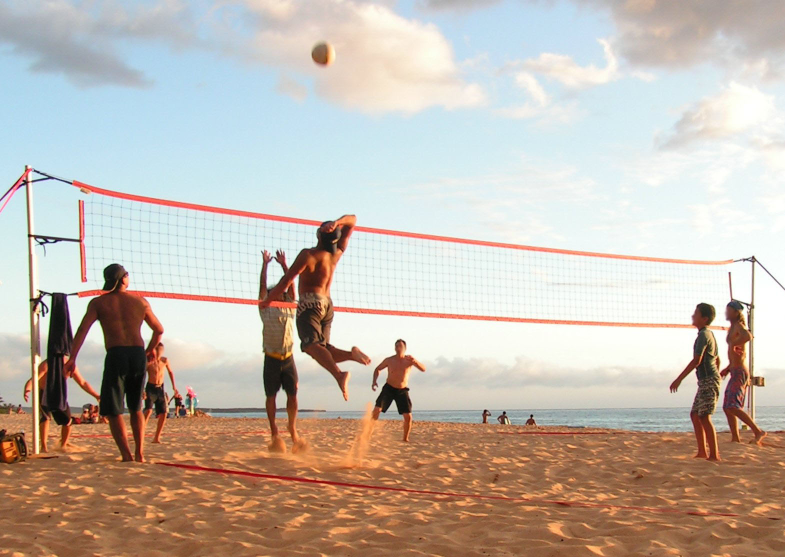
#> input picture PROJEKT_01/volleyball.png, 1570 x 1114 px (shown at 1/2 size); the run also reads 1 picture not shown here
$ python project_01.py
#> lines starting #> are read from the running program, lines starting #| are printed output that depends on the picture
# Daniel Wielgosz, projekt_01

import cv2
import os

# zwraca ilość zdjęć w folderze
def get_nr_of_images(folder_name):
    img_counter = 0

    for path in os.listdir(folder_name):
        if os.path.isfile(os.path.join(folder_name, path)):
            img_counter += 1

    return img_counter


# oblicza iloczyny dające podaną wartość
def find_factors(n):
    factors = []

    for i in range(1, n+1):
        if n % i == 0:
            factors.append(i)

    return factors


# z podanego obrazka oblicza ilość zdjęć na szerokość i wysokość
def divide_size_by_images_nr(image, nr_images):
#> called with image = 'volleyball.png', nr_images = 4
    org_photo = cv2.imread(image)
#> org_photo is the input picture: shape (1114, 1570, 3); mean B, G, R 173.5, 183.9, 195.7

    # odczytuje rozmiary oryginalnego obrazka
    # dimensions = org_photo.shape
    p_height = org_photo.shape[0]
#> p_height = 1114
    p_width = org_photo.shape[1]
#> p_width = 1570

    # obliczam ratio obrazka głównego
    photo_ratio = p_width / p_height
#> photo_ratio = 1.41
    # print("ratio: ", photo_ratio)

    # znajduje iloczyny dla podanej ilosci obrazkow
    nr_images_factors = find_factors(nr_images)

    # znajduje najlepsze wartości z listy iloczynów, których ratio zblizone jest do ratio obrazka gł
    min_ratio_differ = nr_images_factors[len(nr_images_factors)-1] / nr_images_factors[0]
    factor1 = 0
    factor2 = 0
    for i in range((len(nr_images_factors)//2)):
        if nr_images_factors[i] > nr_images_factors[len(nr_images_factors)-1-i]:
            test_ratio = nr_images_factors[i] / nr_images_factors[len(nr_images_factors)-1-i]
        else:
            test_ratio = nr_images_factors[len(nr_images_factors)-1-i] / nr_images_factors[i]

        differ = abs(photo_ratio - test_ratio)
        if differ < min_ratio_differ:
            min_ratio_differ = differ
            factor1 = nr_images_factors[i]
            factor2 = nr_images_factors[len(nr_images_factors)-1-i]
#> after the loop, factor1 = 1; factor2 = 4; min_ratio_differ = 2.59

    if p_width > p_height:
        return factor2, factor1
    else:
        return factor1, factor2


# zwraca wysokość i szerokość małego obrazka w moizaice na podstawie ilości zdj per wiersz i kolumna
def get_single_image_size(image, factor_w, factor_h):
    org_photo = cv2.imread(image)

    # odczytuje rozmiary oryginalnego obrazka
    p_height = org_photo.shape[0]
    p_width = org_photo.shape[1]

    img_width = p_width // factor_w
    img_height = p_height // factor_h

    return img_width, img_height


# dla każdego odczytanego zdjęcia z folderu zmienia jego rozmiar na podstawie podanych argumentów
def resize_images(folder, img_w, img_h):
    resized_images = []

    for filename in os.listdir(folder):
        img = cv2.imread(os.path.join(folder, filename))
        if img is not None:
            h = img.shape[0]
            w = img.shape[1]

            if h > w:
                img = img[0:w, 0:w]
            else:
                img = img[0:h, 0:h]

            img = cv2.resize(img, (img_w, img_h))
            resized_images.append(img)

    return resized_images


# tworzy mozaike z listy obrazków na podstawie liczby wierszy i kolumn
def create_mosaic(resized_images, factor_w, factor_h):
    nr_per_row = 0

    mosaic = cv2.hconcat(resized_images[0:factor_w])
    nr_per_row = nr_per_row + factor_w

    for i in range(factor_h-1):
        mosaic2 = cv2.hconcat(resized_images[nr_per_row:nr_per_row+factor_w])
        mosaic = cv2.vconcat([mosaic, mosaic2])
        nr_per_row = nr_per_row + factor_w

    return mosaic


# nakłada dwa zdjęcia na siebie
def blend_images(org_image, mosaic):
    org_photo = cv2.imread(org_image)

    # przycięcie gł zdjęcia do rozmiarów mozaiki
    org_photo = org_photo[0:mosaic.shape[0], 0:mosaic.shape[1]]

    blend = cv2.addWeighted(org_photo, 0.6, mosaic, 0.4, 0)
    return blend


if __name__ == '__main__':
    folder = "images"
    main_img = 'volleyball.png'
    resized_images = []

    img_counter = get_nr_of_images(folder)

    factor_w, factor_h = divide_size_by_images_nr(main_img, img_counter)
#> factor_w = 4; factor_h = 1

    img_w, img_h = get_single_image_size(main_img, factor_w, factor_h)
#> img_w = 392; img_h = 1114

    resized_images = resize_images(folder, img_w, img_h)
#> in resize_images, `img = img[0:w, 0:w]`:
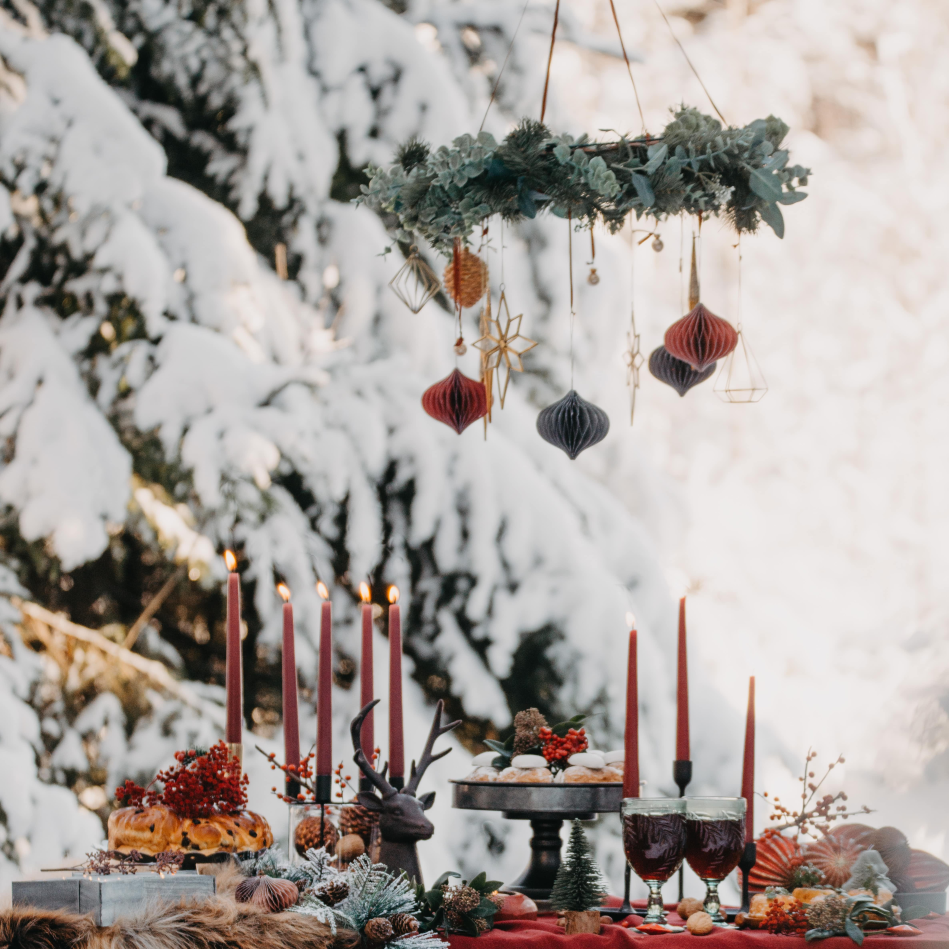
#> img: shape (4745, 4745, 3) (shown at 1/5 size); mean of channels 0, 1, 2 157.4, 161.8, 169.7; drawn as B, G, R
#> in resize_images, `img = cv2.resize(img, (img_w, img_h))`:
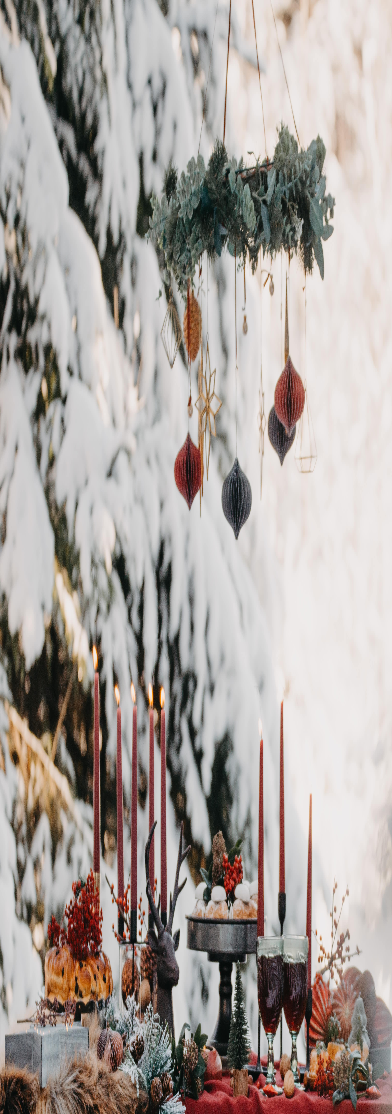
#> img: shape (1114, 392, 3); mean of channels 0, 1, 2 157.3, 161.8, 169.6; drawn as B, G, R

    mosaic = create_mosaic(resized_images, factor_w, factor_h)
#> in create_mosaic, `mosaic = cv2.hconcat(resized_images[0:factor_w])`:
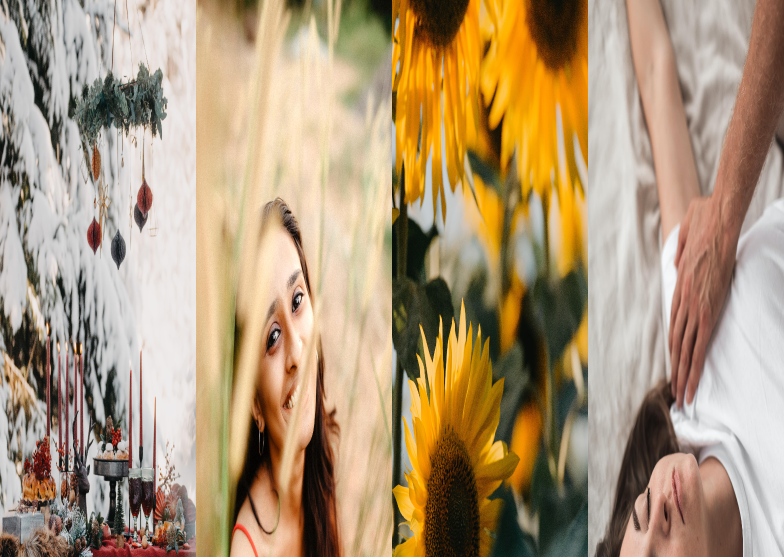
#> mosaic: shape (1114, 1568, 3) (shown at 1/2 size); mean of channels 0, 1, 2 120.5, 150.7, 173.6; drawn as B, G, R

    result = blend_images(main_img, mosaic)
#> in blend_images, `blend = cv2.addWeighted(org_photo, 0.6, mosaic, 0.4, 0)`:
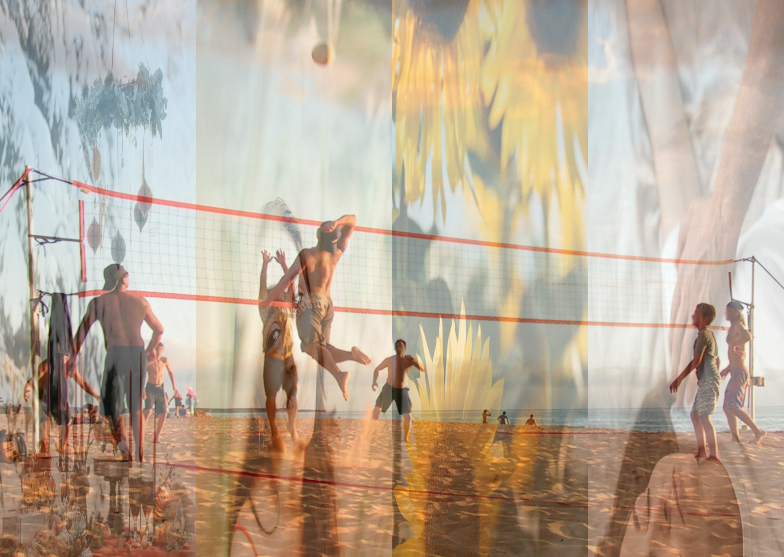
#> blend: shape (1114, 1568, 3) (shown at 1/2 size); mean B, G, R 152.3, 170.6, 186.9

    cv2.imwrite("wynik.png", result)
